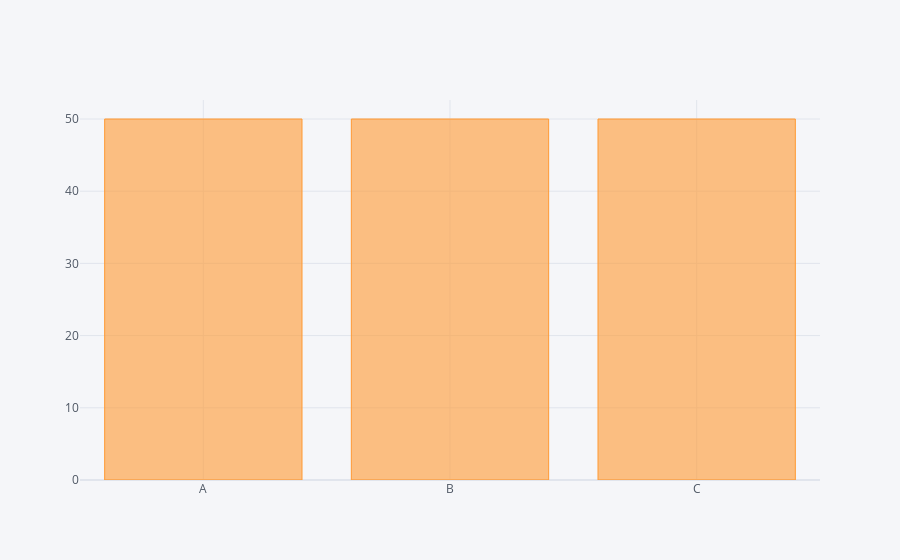

The cell this chart's notebook holds for it:
### Code cell
df.count().iplot(kind='bar') # powerful when using aggregated or groupby functions

### Figure 1 — Plotly figure (JSON) as saved in the notebook; plotly's stock layout.template omitted (floating-point values rounded to 4 significant figures)
{"data": [{"marker": {"color": "rgba(255, 153, 51, 0.6)", "line": {"color": "rgba(255, 153, 51, 1.0)", "width": 1}}, "name": "None", "orientation": "v", "text": "", "type": "bar", "x": ["A", "B", "C"], "y": [50, 50, 50]}], "layout": {"legend": {"bgcolor": "#F5F6F9", "font": {"color": "#4D5663"}}, "paper_bgcolor": "#F5F6F9", "plot_bgcolor": "#F5F6F9", "title": {"font": {"color": "#4D5663"}}, "xaxis": {"gridcolor": "#E1E5ED", "showgrid": true, "tickfont": {"color": "#4D5663"}, "title": {"font": {"color": "#4D5663"}, "text": ""}, "zerolinecolor": "#E1E5ED"}, "yaxis": {"gridcolor": "#E1E5ED", "showgrid": true, "tickfont": {"color": "#4D5663"}, "title": {"font": {"color": "#4D5663"}, "text": ""}, "zerolinecolor": "#E1E5ED"}}}
